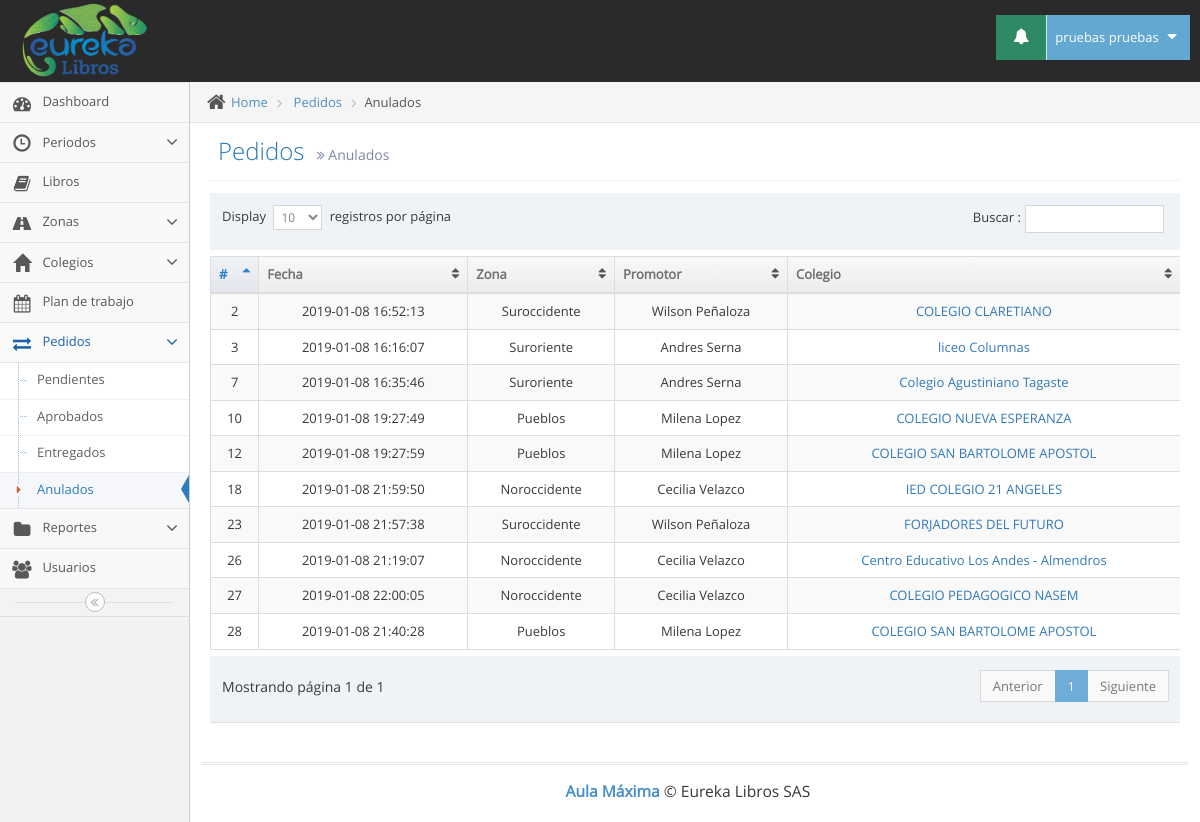
Screenshot of /pedidos_anulados.php (signed in) with the database file from the repository.
### tables this page shows
CREATE TABLE `usuarios` (
  `id` int(11) NOT NULL,
  `tipo` int(11) NOT NULL,
  `id_pais` int(11) NOT NULL,
  `cedula` varchar(12) NOT NULL,
  `nombres` varchar(100) NOT NULL,
  `apellidos` varchar(100) NOT NULL,
  `telefono` varchar(12) NOT NULL,
  `direccion` varchar(100) NOT NULL,
  `correo` varchar(100) NOT NULL,
  `clave` varchar(100) NOT NULL,
  `cod_zona` varchar(10) NOT NULL
);

CREATE TABLE `pedidos` (
  `id` int(11) NOT NULL,
  `codigo` varchar(10) NOT NULL,
  `id_periodo` int(11) NOT NULL,
  `id_colegio` int(11) NOT NULL,
  `id_usuario` int(11) NOT NULL,
  `fecha` timestamp NOT NULL DEFAULT CURRENT_TIMESTAMP ON UPDATE CURRENT_TIMESTAMP,
  `factura` varchar(20) NOT NULL,
  `fecha_r` date NOT NULL,
  `observaciones` varchar(500) NOT NULL,
  `estado` int(11) NOT NULL
);

CREATE TABLE `colegios` (
  `id` int(11) NOT NULL,
  `codigo` varchar(11) NOT NULL,
  `colegio` varchar(100) NOT NULL,
  `direccion` varchar(100) NOT NULL,
  `barrio` varchar(100) NOT NULL,
  `telefono` varchar(20) NOT NULL,
  `web` varchar(100) NOT NULL,
  `cumpleaños` date NOT NULL,
  `cod_zona` varchar(8) NOT NULL,
  `id_usuario` int(11) NOT NULL,
  `fecha_creacion` timestamp NOT NULL DEFAULT CURRENT_TIMESTAMP ON UPDATE CURRENT_TIMESTAMP
);

### pedidos_anulados.php (the view, shortened to what this page needs)
<!DOCTYPE html>
<html lang="es">
	<head>
		<link rel="stylesheet" href="assets/css/bootstrap.min.css" />
		<link rel="stylesheet" href="assets/font-awesome/4.5.0/css/font-awesome.min.css" />
		<link rel="stylesheet" href="assets/css/jquery-ui.min.css" />
		<link rel="stylesheet" href="assets/css/bootstrap-datepicker3.min.css" />
		<link href="assets/js/dataTables/dataTables.bootstrap.css" rel="stylesheet" />
		<link rel="stylesheet" href="assets/css/ace.min.css" class="ace-main-stylesheet" id="main-ace-style" />
		<link rel="stylesheet" href="assets/css/ace-skins.min.css" />
		<link rel="stylesheet" href="assets/css/ace-rtl.min.css" />
	</head>
	<body class="no-skin">
		<?php include("template/nav.php"); ?>
		<div class="main-container ace-save-state" id="main-container">
			<?php include("template/sidebar.php"); ?>
			<div class="main-content">
				<div class="main-content-inner">
					<div class="breadcrumbs ace-save-state" id="breadcrumbs">
						<ul class="breadcrumb">
							<li>
								<i class="ace-icon fa fa-home home-icon"></i>
								<a href="#">Home</a>
							</li>
							<li>
								<a href="#">Pedidos</a>
							</li>
							<li class="active">Anulados</li>
						</ul>
					</div>
					<div class="page-content">
						<div class="page-header">
							<h1>
								Pedidos
								<small>
									<i class="ace-icon fa fa-angle-double-right"></i>
									Anulados
								</small>
							</h1>
						</div>
						<div class="row">
							<div class="col-xs-12">
								<?php
                                	include("conexion/bdd.php");
                                	$sql = "SELECT p.id, z.zona, u.nombres, u.apellidos, p.fecha,p.factura, c.colegio FROM pedidos p JOIN colegios c ON p.id_colegio=c.id JOIN zonas z ON z.codigo=c.cod_zona JOIN usuarios u ON u.cod_zona=z.codigo WHERE p.estado='3' GROUP BY p.id";
									$req = $bdd->prepare($sql);
									$req->execute();
								$pedidos = $req->fetchAll();
                            ?>
                            <div class="table-responsive">
                                <table class="table table-striped table-bordered table-hover" id="dataTables-example">
                                    <thead>
                                        <tr>
                                            <th>#</th>
                                            <th>Fecha</th>
                                            <th>Zona</th>
                                            <th>Promotor</th>
                                            <th>Colegio</th>
                                        </tr>
                                    </thead>
                                    <tbody>
                                        <?php
                                        	foreach($pedidos as $pedido) {
                                            	$promotor= $pedido["nombres"]." ".$pedido["apellidos"];
                                                echo'<tr class="odd gradeX">';
                                                echo'<td class="center">'.$pedido["id"].'</td>';
                                                echo'<td class="center">'.$pedido["fecha"].'</td>';
                                               echo'<td class="center">'.$pedido["zona"].'</td>';
                                                echo'<td class="center">'.$promotor.'</td>';
                                                echo'<td class="center"><a href="pedido_colegio_anulado.php?id_pedido='.$pedido["id"].'">'.$pedido["colegio"].'</a></td>';
                                            }
                                         ?>
                                        </tr>
                                    </tbody>
                                </table>
                            </div>
							</div>
						</div>
					</div>
				</div>
			</div>
			<div class="footer">
				<div class="footer-inner">
					<div class="footer-content">
						<span class="bigger-120">
							<span class="blue bolder">Aula Máxima</span>
							 &copy; Eureka Libros SAS
						</span>
					</div>
				</div>
			</div>
		</div>
	</body>
</html>

### template/nav.php (shortened to what this page needs)
<div id="navbar" class="navbar navbar-default          ace-save-state">
			<div class="navbar-container ace-save-state" id="navbar-container">
				<div class="navbar-header pull-left">
					<a href="index.php" class="navbar-brand">
						<small>
							<img src="assets/images/logo_eureka.png" alt="" class="" height="80px" width="125px">
						</small>
					</a>
				</div>
				<div class="navbar-buttons navbar-header pull-right" role="navigation">
					<ul class="nav ace-nav">
						<?php
							include("conexion/bdd.php");
							if ($_SESSION["tipo"]==1) {
								$sql_n = "SELECT n.id FROM notificaciones n JOIN tipos_notifi t ON t.id=n.id_tipo_notifi JOIN colegios c ON c.id=n.id_colegio WHERE t.id='1' AND n.visible='1'";
							}
							$req_n = $bdd->prepare($sql_n);
							$req_n->execute();
							$num= $req_n->rowCount();
						?>
						<li class="green dropdown-modal">
							<a data-toggle="dropdown" class="dropdown-toggle" href="#">
								<?php if ($num > 0) { ?>
								<i class="ace-icon fa fa-bell icon-animated-bell"></i>
								<?php }else{ ?>
								<i class="ace-icon fa fa-bell"></i>
								<?php } ?>
							</a>
						</li>
						<li class="light-blue dropdown-modal">
							<a data-toggle="dropdown" href="#" class="dropdown-toggle">
								<?php
									require_once('conexion/bdd.php');
									$sql = "SELECT nombres,apellidos FROM usuarios WHERE id='".$_SESSION['id']."'";
									$req = $bdd->prepare($sql);
									$req->execute();
									$usuario = $req->fetch();
									$nombre_completo=$usuario["nombres"]." ".$usuario["apellidos"];
								?>
									<?php echo $nombre_completo; ?>
								<i class="ace-icon fa fa-caret-down"></i>
							</a>
						</li>
					</ul>
				</div>
			</div>
		</div>

### rows the page displays
usuarios: nombre_completo "pruebas pruebas"
pedidos: id "2", fecha "2019-01-08 16:52:13", zona "Suroccidente", promotor "Wilson Peñaloza", id_colegio.colegio "COLEGIO CLARETIANO"
pedidos: id "3", fecha "2019-01-08 16:16:07", zona "Suroriente", promotor "Andres Serna", id_colegio.colegio "liceo Columnas"
pedidos: id "7", fecha "2019-01-08 16:35:46", zona "Suroriente", promotor "Andres Serna", id_colegio.colegio "Colegio Agustiniano Tagaste"
pedidos: id "10", fecha "2019-01-08 19:27:49", zona "Pueblos", promotor "Milena Lopez", id_colegio.colegio "COLEGIO NUEVA ESPERANZA"
pedidos: id "12", fecha "2019-01-08 19:27:59", zona "Pueblos", promotor "Milena Lopez", id_colegio.colegio "COLEGIO SAN BARTOLOME APOSTOL"
pedidos: id "18", fecha "2019-01-08 21:59:50", zona "Noroccidente", promotor "Cecilia Velazco", id_colegio.colegio "IED COLEGIO 21 ANGELES"
pedidos: id "23", fecha "2019-01-08 21:57:38", zona "Suroccidente", promotor "Wilson Peñaloza", id_colegio.colegio "FORJADORES DEL FUTURO"
pedidos: id "26", fecha "2019-01-08 21:19:07", zona "Noroccidente", promotor "Cecilia Velazco", id_colegio.colegio "Centro Educativo Los Andes - Almendros"
pedidos: id "27", fecha "2019-01-08 22:00:05", zona "Noroccidente", promotor "Cecilia Velazco", id_colegio.colegio "COLEGIO PEDAGOGICO NASEM"
pedidos: id "28", fecha "2019-01-08 21:40:28", zona "Pueblos", promotor "Milena Lopez", id_colegio.colegio "COLEGIO SAN BARTOLOME APOSTOL"
